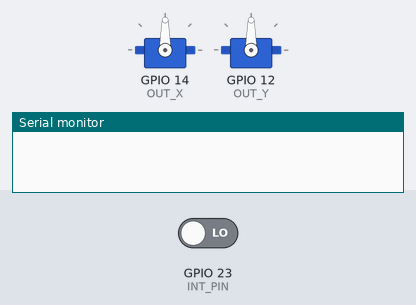
Recording of a sketch running on a simulated ESP32. Parts: 2 × servo, the last lines printed to the serial monitor. The test bench sets the inputs (shaded band); at power-on: GPIO 23 (INT_PIN) LOW.

Above: at 1.2 s.
1.3 s: GPIO 23 (INT_PIN) driven HIGH
At 1.8 s:
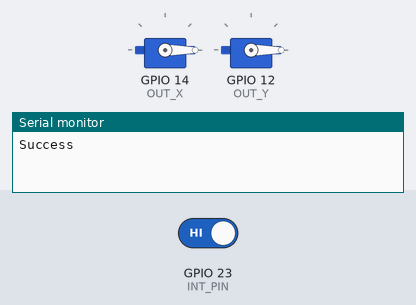
Timing chart, 0 to 4.3 s (numbered marks = the images above; inputs shaded):
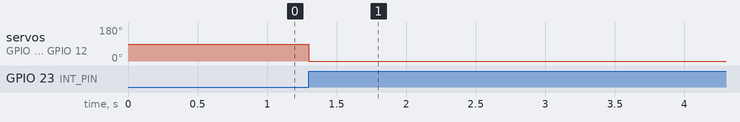

Measured:
- after the input at 1.3 s, servo on GPIO 14 (OUT_X), servo on GPIO 12 (OUT_Y): 90° → 0° at once

The sketch:

DetectorWithServo.ino
```cpp
#include <ESP32_Servo.h>

#define IN_X 34        // 可變電阻X（水平搖桿）的輸入腳
#define IN_Y 35        // 可變電阻Y（垂直搖桿）的輸入腳
#define OUT_X 14       // 伺服馬達X的輸出腳
#define OUT_Y 12       // 伺服馬達Y的輸出腳
#define size 5         // 資料陣列元素數量
#define middle size/2  // 資料陣列中間索引

#define BITS 10   // PWM輸出的解析度
#define INT_PIN 23     // 中斷腳（接PIR或微波感測器的輸出）
#define ALARM_PERIOD 10*1000  // 警報持續時間（毫秒數）

Servo servoX, servoY;   // 宣告兩個伺服馬達程式物件

unsigned long alarmTime = 0;  // 發出警報的時間
volatile byte alarming = false;  // 是否觸發警報
bool issued = false;          // 是否已發出警報

int valX[size] = {0, 0, 0, 0, 0};  // X軸資料陣列
int valY[size] = {0, 0, 0, 0, 0};  // Y軸資料陣列

int cmp (const void * a, const void * b) {
   return ( *(int*)a - *(int*)b );
}

void filter() {
  static byte i = 0;  // 陣列索引

  valX[i] = analogRead(IN_X);  // 水平（X）搖桿的輸入值
  valY[i] = analogRead(IN_Y);  // 垂直（Y）搖桿的輸入值

  qsort(valX, size, sizeof(int), cmp);
  qsort(valY, size, sizeof(int), cmp);

  if (++i % size == 0) i = 0;
}

void control() {
   int posX, posY;       // 暫存類比輸入值的變數

   posX = map(valX[middle], 0, 1023, 0, 180);
   posY = map(valY[middle], 0, 1023, 0, 180);

   servoX.write(posX);    // 設定伺服馬達的旋轉角度
   servoY.write(posY);

   delay(15);             // 延遲一段時間，讓伺服馬達轉到定位。
}

void IRAM_ATTR ISR() {  // 中斷服務常式
  alarming = true;
}

void setup() {
  Serial.begin(115200);

  ledcSetup(0, 2000, BITS);      // PWM預設為20KHz，10位元解析度。
  pinMode(INT_PIN, INPUT);     // 接PIR或微波感測模組的訊號輸出
  attachInterrupt(INT_PIN, ISR, RISING);

  analogSetAttenuation(ADC_11db);  // 設定類比輸入電壓上限3.6V
  analogSetWidth(10);
  servoX.attach(OUT_X, 500, 2400);    // 設定伺服馬達的接腳
  servoY.attach(OUT_Y, 500, 2400);
}

void loop() {
  if (alarming) {    // 若中斷發生，觸發警報了…
    if (!issued) {
      issued = true;
      filter();
      control();
      Serial.println("Success");
    }

    if (millis() - alarmTime > ALARM_PERIOD) {
      alarming = false;   // 解除警報
      issued = false;
      ledcWriteTone(0, 0);
    }
  }
}
```
